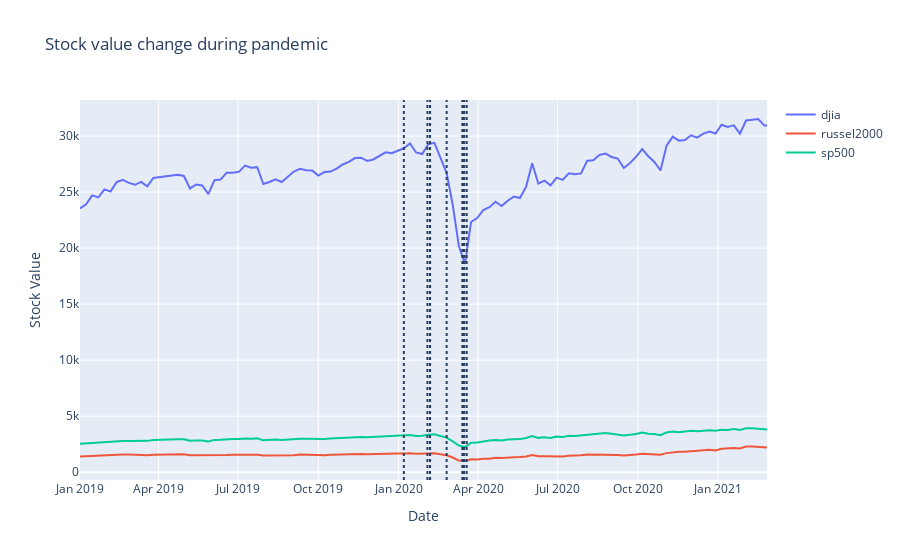

The notebook cell saved with this chart:
### Code cell
data_scatter = [dict(type='scatter',
                        x=new_index[index]['Date'].sort_values(),
                        y=new_index[index]['Close'],
                        name=index
                       ) for index in new_index]
               
layout_scatter =dict(title=dict(text='Stock value change during pandemic'),
                 yaxis=dict(title='Stock Value'),
                 xaxis=dict(title='Date')
                )
scatter = go.Figure(data = data_scatter, layout=layout_scatter)
    
for date in us['Date Start']:
    scatter.add_vline(x = date, 
              line_dash = 'dot')
           
scatter.show()
